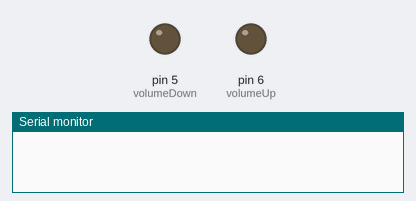
This sketch was run on a simulated Arduino Uno, built with avr-gcc and run on an emulated ATmega328P. Shown: output pins drawn as LEDs (lit = HIGH), the last lines printed to the serial monitor.

Above: at 0.2 s.
At 3.0 s:
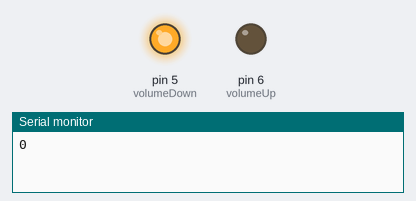
At 33.1 s:
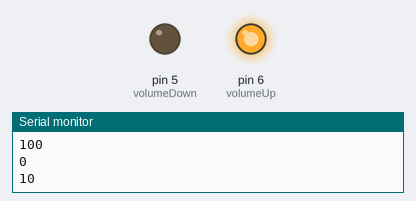
Timing chart, 0 to 34.2 s (numbered marks = the images above):
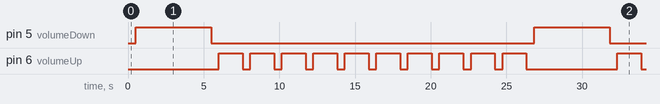

The sketch:

test.ino
```cpp
//definering av forskjellige porter sånn at vi kan sikte til de senere i koden uten at de må ta opp minne på arduinoen.
#define volumeDown 5 //port for å skru volumet på Bluethootkortet ned
#define volumeUp 6 //port for å skru volumet på Bluethootkortet opp
#define volume100 4
#define volume50 3
#define volume0 2


int volume = 100; //faktiske volumet i prosent
int newVolume = 100; //verdi for hva volumet skal endre seg til

float volumeChangeStartTime; //forteller når man startet å sende et signal til ultralydsensoren for å justere volumet


void setup(){
  Serial.begin(9600);
  pinMode(volumeDown, OUTPUT);
  pinMode(volumeUp, OUTPUT);
  }

void loop(){
  //justering av volumet på Bluethootkortet
  if (volume != newVolume && volumeChangeStartTime == 0){
    volumeChangeStartTime = millis();} //starter en klokke som forteller når vi startet å endre volumet

  //volumet er over det ønskede volumet så det må justeres ned
  if (newVolume < volume){
    digitalWrite(volumeUp, LOW);
    digitalWrite(volumeDown, HIGH);
    if ((pow((volume-newVolume), 0.5)/2)*1000 < (millis())-volumeChangeStartTime){ //beregner om singalet er sendt lenge nok til at den er ferdig med endringne i volumet
      volume = newVolume;
      digitalWrite(volumeDown, LOW);
      volumeChangeStartTime = 0; //oppdaterer volumet til nodemcuen.
    }
    }
  //volumet er under det ønskede volumet så det må justeres oppover
  else if (newVolume > volume){
    digitalWrite(volumeDown, LOW);
    digitalWrite(volumeUp, HIGH);
    if ((pow((newVolume - volume), 0.5)/2)*1000 < (millis())-volumeChangeStartTime){ //beregner om singalet er sendt lenge nok til at den er ferdig med endringne i volumet
      volume = newVolume;
      digitalWrite(volumeUp, LOW);
      volumeChangeStartTime = 0;}}


    if (volume == newVolume){
      delay(500);
      if (volume == 100){
        newVolume=0;
      }
      else{newVolume += 10;}
      Serial.println(newVolume);
    }

    }
```

Measured:
- by itself, pin 5 (volumeDown): alternates HIGH for 5.0 s and LOW for 21.3 s
- by itself, pin 6 (volumeUp): repeats every 26.3 s: 9 × (LOW 0.50 s, HIGH 1.6 s), LOW 6.0 s, HIGH 1.6 s
- by itself, everything shown: repeats every 26.3 s, in 22 steps
